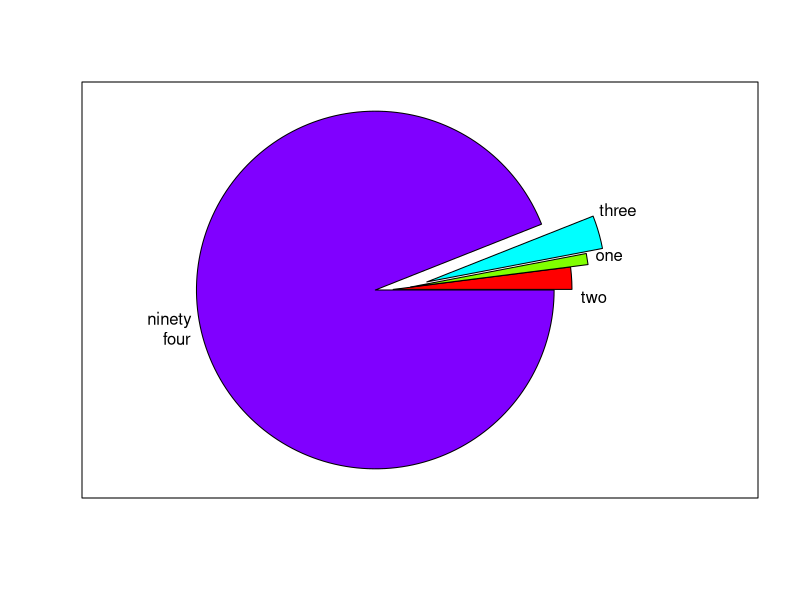

This chart was generated by the following R code:
library(plotrix)


### Name: pie.labels
### Title: Place labels on a pie chart
### Aliases: pie.labels
### Keywords: misc

### ** Examples

 pieval<-c(2,1,3,94)
 plot(0,xlim=c(1.5,5),ylim=c(1,5),type="n",axes=FALSE,xlab="",ylab="")
 box()
 bisect.angles<-floating.pie(3,3,pieval,explode=c(0.1,0.2,0.3,0))
 pie.labels(3,3,bisect.angles,c("two","one","three","ninety\nfour"),
  minangle=0.2,,explode=c(0.1,0.2,0.3,0))
